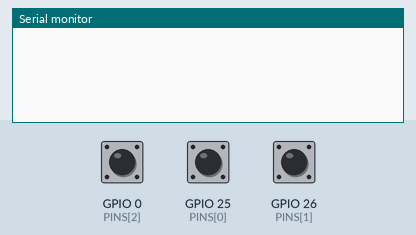
A sketch run on a simulated ESP32. On the bench: the last lines printed to the serial monitor. The test bench sets the inputs (shaded band); at power-on: GPIO 0 (PINS[2]) HIGH, GPIO 25 (PINS[0]) HIGH, GPIO 26 (PINS[1]) HIGH.

Above: at 1.2 s.
1.3 s: GPIO 0 (PINS[2]) pulled LOW for 0.15 s
At 1.9 s:
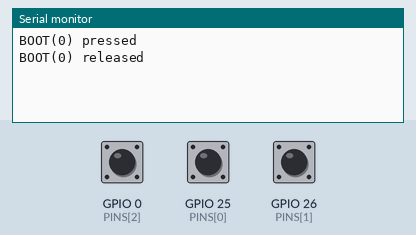
2.9 s: GPIO 25 (PINS[0]) pulled LOW for 0.15 s
At 4.2 s:
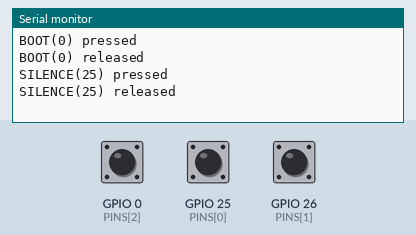
4.5 s: GPIO 26 (PINS[1]) pulled LOW for 0.15 s
At 5.7 s:
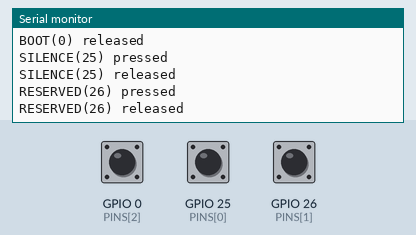

Measured:
- after the input at 1.3 s, the serial monitor: prints a new line at once (image 1)
- after the input at 2.9 s, the serial monitor: prints a new line at once (image 2)
- after the input at 4.5 s, the serial monitor: prints a new line at once (image 3)

The sketch:

test_buttons.ino
```cpp
/*
  Nura Box - TEST 4: buttons. Each button connects the GPIO to GND (INPUT_PULLUP, no external resistor needed).
  GPIO25 = silence alert, GPIO26 = reserved, GPIO0 = BOOT button on the DevKit.
  Serial Monitor 115200: you should see "pressed" while holding, "released" after. GPIO0 held at POWER-UP enters flashing mode (normal).
*/
static const uint8_t PINS[3] = {25, 26, 0};
static const char* NAMES[3] = {"SILENCE(25)", "RESERVED(26)", "BOOT(0)"};
static bool last[3] = {false, false, false};

void setup() {
  Serial.begin(115200);
  for (uint8_t i = 0; i < 3; i++) pinMode(PINS[i], INPUT_PULLUP);
}

void loop() {
  for (uint8_t i = 0; i < 3; i++) {
    bool down = digitalRead(PINS[i]) == LOW;
    if (down != last[i]) { Serial.printf("%s %s\n", NAMES[i], down ? "pressed" : "released"); last[i] = down; }
  }
  delay(10);
}
```
